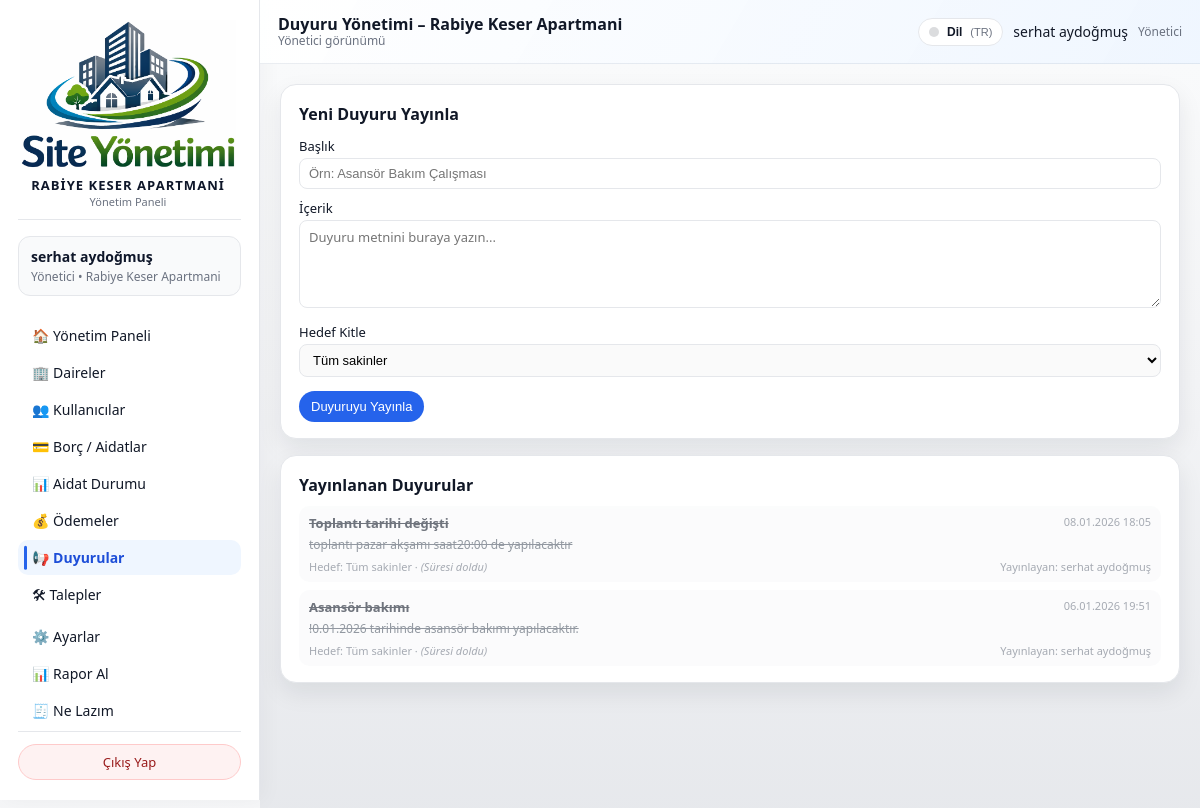
Before: /admin/announcements (signed in) with the older database file.
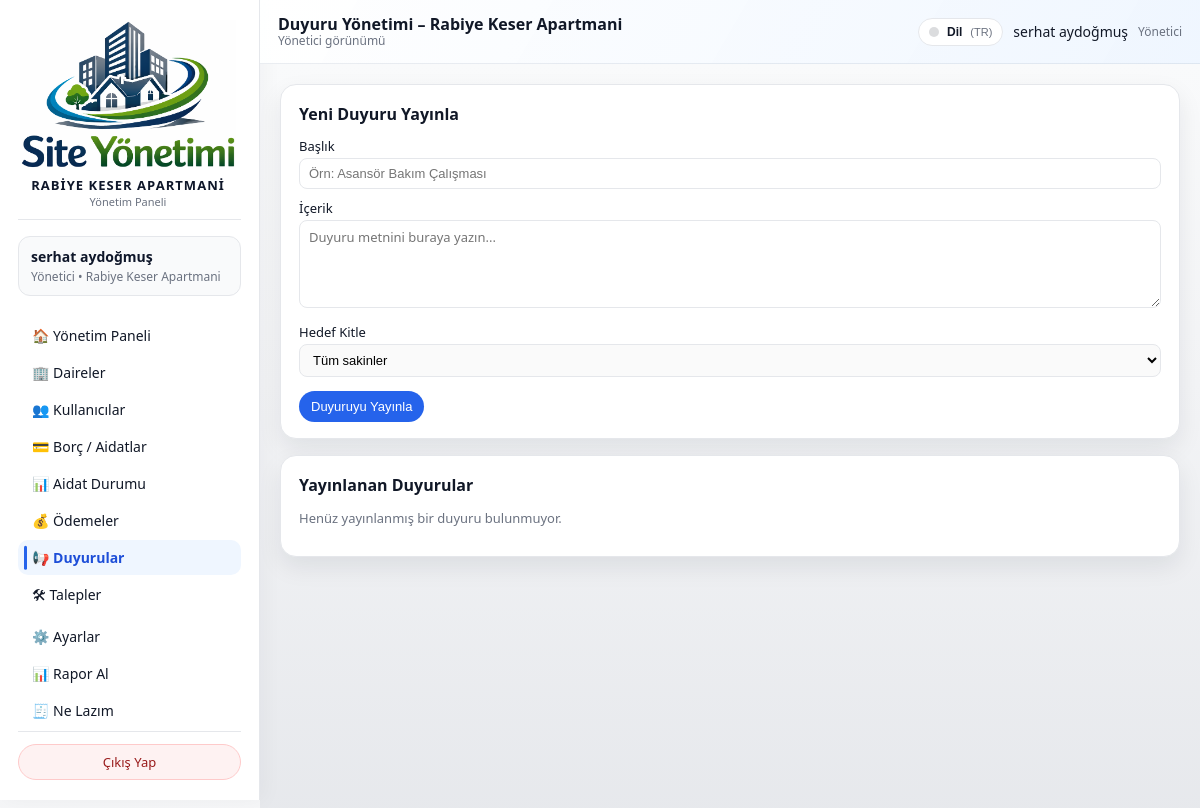
After: the same page with the newer database file.
### models/announcement_model.py (models this page shows, shortened)
class Announcement(db.Model):
    __tablename__ = "announcements"
    id = db.Column(db.Integer, primary_key=True)
    site_id = db.Column(db.Integer, db.ForeignKey("sites.id"), nullable=False)
    title = db.Column(db.String(200), nullable=False)
    content = db.Column(db.Text, nullable=False)
    created_at = db.Column(db.DateTime, default=datetime.utcnow)
    created_by = db.Column(db.Integer, db.ForeignKey("users.id"), nullable=True)
    target = db.Column(db.String(50), nullable=False, default="all")
    author = db.relationship("User", backref="announcements", lazy=True)

### models/user_model.py (models this page shows, shortened)
class User(db.Model):
    __tablename__ = "users"
    id = db.Column(db.Integer, primary_key=True)
    name = db.Column(db.String(120), nullable=False)
    email = db.Column(db.String(120), unique=True, nullable=False, index=True)
    phone = db.Column(db.String(32), nullable=True)
    password_hash = db.Column(db.String(255), nullable=False)
    role = db.Column(db.String(20), nullable=False, default="resident")
    site_id = db.Column(db.Integer, db.ForeignKey("sites.id"), nullable=True)
    apartment_id = db.Column(
        db.Integer,
        db.ForeignKey("apartments.id"),
        nullable=True,
    )
    is_active = db.Column(db.Boolean, default=True, nullable=False)

### routes/admin_routes.py (the view, shortened to what this page needs)
@admin_bp.route("/announcements", methods=["GET", "POST"])
@admin_required
def manage_announcements():
    admin_user = _get_current_admin()
    from models.site_model import Site  # döngü olmasın diye lokal import da yapabilirsin
    site_id = session.get("active_site_id") or (admin_user.site_id if admin_user else None)
    if not site_id:
        flash("Duyurular bölümünü kullanabilmek için bir siteye atanmış olmanız gerekiyor.", "error")
        return redirect(url_for("index"))
    announcements = []
    try:
        announcements = (
            db.session.query(Announcement, User)
            .outerjoin(User, Announcement.created_by == User.id)
            .filter(Announcement.site_id == site_id)   # 🔴 SADECE BU SİTENİN DUYURULARI
            .order_by(Announcement.created_at.desc())
            .limit(100)
            .all()
        )
    except SQLAlchemyError as exc:
        current_app.logger.exception("Duyuru listesi alınamadı: %s", exc)
        flash("Duyuru listesi alınırken bir hata oluştu.", "error")
    today = date.today()
    return render_template(
        "admin/duyurular.html",
        announcements=announcements,
        today=today,
    )

### routes/admin_routes.py (called while the page is built)
def admin_required(view_func):
    @wraps(view_func)
    def wrapped_view(*args, **kwargs):
        user_id = session.get("user_id")
        role = session.get("user_role")
        if not user_id:
            flash("Devam etmek için lütfen giriş yapın.", "info")
            return redirect(url_for("auth.login"))
        if role not in ("admin", "super_admin"):
            flash("Bu alana sadece yönetici kullanıcılar erişebilir.", "error")
            return redirect(url_for("index"))
        return view_func(*args, **kwargs)
    return wrapped_view

def _get_current_admin():
    user_id = session.get("user_id")
    if not user_id:
        return None
    try:
        return User.query.get(user_id)
    except SQLAlchemyError as exc:
        current_app.logger.exception("Admin bilgisi alınamadı: %s", exc)
        return None

@admin_bp.app_context_processor
def inject_site_name():
    name = session.get("site_name")
    if not name:
        name = get_site_display_name()  # DB'den oku (SystemSetting)
        session["site_name"] = name
    return {"current_site_name": name}

### templates/admin/duyurular.html (shortened to what the changed rows need)
{% extends "base.html" %}
{% set LANG = session.get('lang','tr') %}
{% macro tp(k) -%}
  {{ I18N_PAGE.get(LANG, I18N_PAGE['tr']).get(k, I18N_PAGE['tr'].get(k, k)) }}
{%- endmacro %}
{% block topbar_title %}
  {{ tp('topbar_title') }}
  {% if session.active_site_name %}
    – {{ session.active_site_name }}
  {% elif current_site_name %}
    – {{ current_site_name }}
  {% endif %}
{% endblock %}
{% block content %}
<div class="dashboard-grid">
  <section>
    <div class="card">
      <h2 style="font-size:16px; margin-bottom:12px;">{{ tp('new_card_title') }}</h2>
      <form method="post" style="display:flex; flex-direction:column; gap:10px;">
        <div>
          <label for="title" style="display:block; font-size:13px; margin-bottom:3px;">{{ tp('label_title') }}</label>
          <input
            type="text"
            id="title"
            name="title"
            required
            placeholder="{{ tp('ph_title') }}"
            style="width:100%; padding:7px 9px; border-radius:8px; border:1px solid #e5e7eb; font-size:13px;">
        </div>
        <div>
          <label for="content" style="display:block; font-size:13px; margin-bottom:3px;">{{ tp('label_content') }}</label>
          <textarea
            id="content"
            name="content"
            rows="4"
            required
            placeholder="{{ tp('ph_content') }}"
            style="width:100%; padding:7px 9px; border-radius:8px; border:1px solid #e5e7eb; font-size:13px; resize:vertical;"></textarea>
        </div>
        <div>
          <label for="target" style="display:block; font-size:13px; margin-bottom:3px;">{{ tp('label_target') }}</label>
          <select
            id="target"
            name="target"
            style="width:100%; padding:7px 9px; border-radius:8px; border:1px solid #e5e7eb; font-size:13px;">
            <option value="all">{{ tp('target_all') }}</option>
          </select>
        </div>
        <div style="margin-top:4px;">
          <button type="submit"
                  style="padding:8px 12px; border-radius:999px; border:none; background:#2563eb; color:white; font-size:13px; cursor:pointer;">
            {{ tp('btn_publish') }}
          </button>
        </div>
      </form>
    </div>
  </section>
  <section>
    <div class="card">
      <h2 style="font-size:16px; margin-bottom:10px;">{{ tp('list_title') }}</h2>
      {% if announcements %}
        <ul style="list-style:none; margin:0; padding:0; display:flex; flex-direction:column; gap:8px;">
          {% for ann, user in announcements %}
            {% set is_expired = ann.created_at and (today - ann.created_at.date()).days >= 29 %}
            <li style="padding:8px 10px; border-radius:10px; background:#f9fafb; {% if is_expired %}opacity:0.6;{% endif %}">
              <div style="display:flex; justify-content:space-between; gap:8px; margin-bottom:4px;">
                <div style="font-size:13px; font-weight:600; {% if is_expired %}text-decoration:line-through;{% endif %}">
                  {{ ann.title }}
                </div>
                <div style="font-size:11px; color:#6b7280; white-space:nowrap;">
                  {{ ann.created_at.strftime('%d.%m.%Y %H:%M') if ann.created_at }}
                </div>
              </div>
              <div style="font-size:12px; color:#4b5563; margin-bottom:6px; {% if is_expired %}text-decoration:line-through;{% endif %}">
                {{ ann.content }}
              </div>
              <div style="display:flex; justify-content:space-between; font-size:11px; color:#6b7280;">
                <span>
                  {% if ann.target == "admins" %}
                    {{ tp('target_prefix') }} {{ tp('target_admins_short') }}
                  {% else %}
                    {{ tp('target_prefix') }} {{ tp('target_all_short') }}
                  {% endif %}
                  {% if is_expired %}
                    · <span style="font-style:italic;">{{ tp('expired') }}</span>
                  {% endif %}
                </span>
                <span>
                  {% if user %}
                    {{ tp('publisher_prefix') }} {{ user.name }}
                  {% else %}
                    {{ tp('system') }}
                  {% endif %}
                </span>
              </div>
            </li>
          {% endfor %}
        </ul>
      {% else %}
        <p style="font-size:13px; color:#6b7280;">
          {{ tp('empty') }}
        </p>
      {% endif %}
    </div>
  </section>
</div>
{% endblock %}

Changed rows visible on the page:
removed Announcement: title "Toplantı tarihi değişti", created_at "08.01.2026 18:05", content "toplantı pazar akşamı saat20:00 de yapılacaktır", get "Hedef: Tüm sakinler (Süresi doldu) Yayınlayan:", name "serhat aydoğmuş"
removed Announcement: title "Asansör bakımı", created_at "06.01.2026 19:51", content "!0.01.2026 tarihinde asansör bakımı yapılacaktır.", get "Hedef: Tüm sakinler (Süresi doldu) Yayınlayan:", name "serhat aydoğmuş"
Other visible differences:
{{ I18N_PAGE.get(LANG, I18N_PAGE['tr']).get(k, I18N_PAGE['tr'].get(k, k)) }}: "Duyuru Yönetimi Yeni Duyuru Yayınla Başlık İçerik Hedef Kitle Duyuruyu Yayınla Yayınlanan Duyurular" → "Duyuru Yönetimi Yeni Duyuru Yayınla Başlık İçerik Hedef Kitle Duyuruyu Yayınla Yayınlanan Duyurular Henüz yayınlanmış bir duyuru bulunmuyor."
